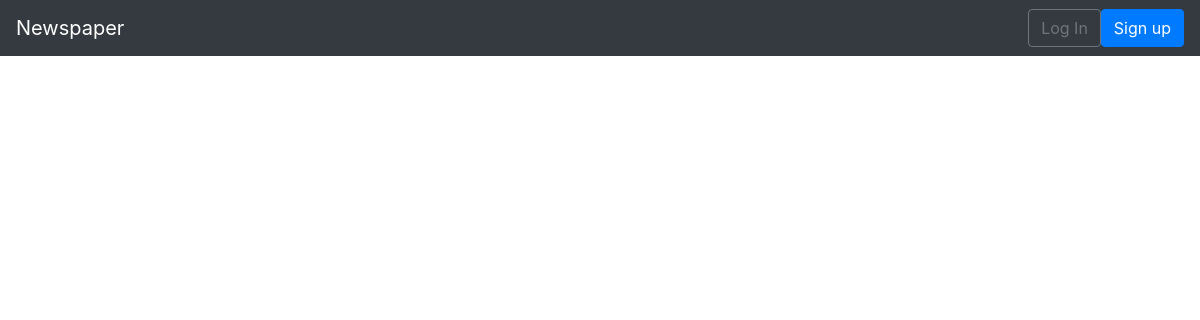
/articles/, run on an earlier commit of the app's database.
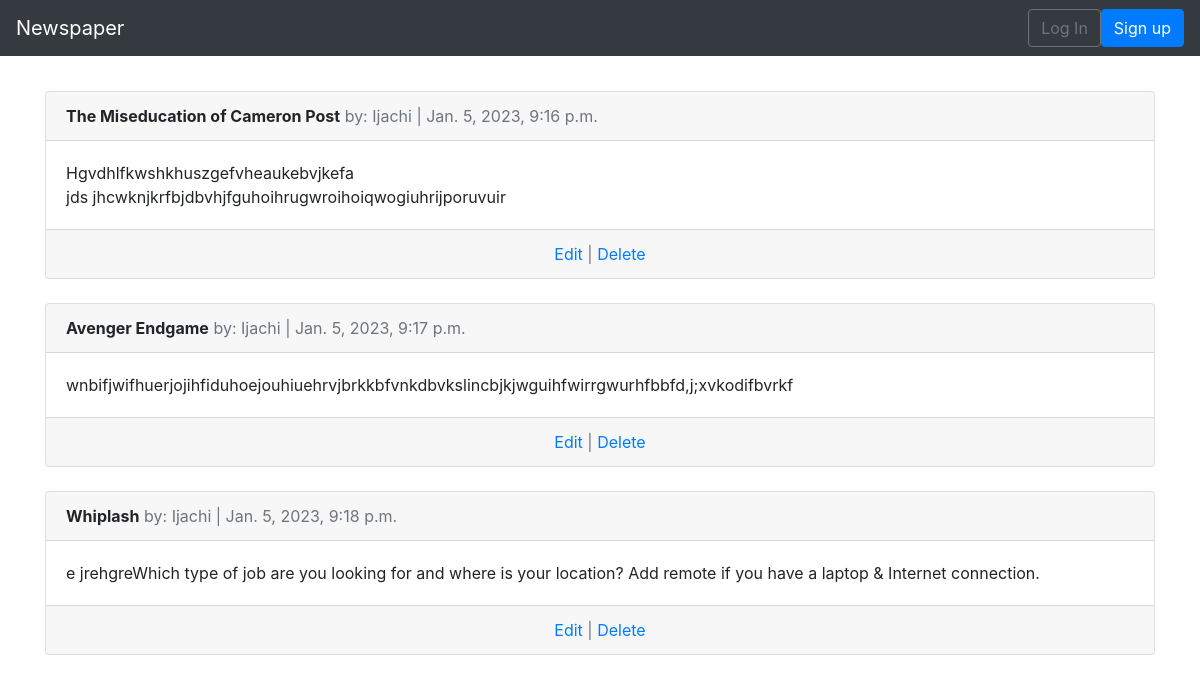
And on a later commit of the database.
### articles/models.py (models this page shows, shortened)
class Article(models.Model):
    title = models.CharField(max_length=255)
    body = models.TextField()
    date = models.DateTimeField(auto_now_add=True)
    author = models.ForeignKey(
        get_user_model(),
        on_delete=models.CASCADE,
    )

### users/models.py (models this page shows)
class CustomUser(AbstractUser):
    age = models.PositiveIntegerField(null=True, blank=True)

### articles/views.py (the view)
# urls.py: path("", ArticleListView.as_view(), name="article_list"),
class ArticleListView(ListView):
    model = Article
    template_name = "article_list.html"
    context_object_name = "article_list"

### templates/article_list.html
{% extends "base.html" %}
{% block content %}
    {% for article in article_list %}
        <div class="card">
            <div class="card-header">
                <span class="font-weight-bold">{{ article.title }}</span>
                <span class="text-muted">by: {{ article.author }} | {{ article.date }}</span>
            </div>
            <div class="card-body">
                {{ article.body|linebreaksbr }}
            </div>
            <div class="card-footer text-center text-muted">
                <a href="{% url 'article_edit' article.pk %}">Edit</a> | <a href="{% url 'article_delete' article.pk %}">Delete</a>
            </div>
        </div>
        <br>
    {% endfor %}
{% endblock content %}

### templates/base.html (shortened to what this page needs)
<!DOCTYPE html>
<html lang="en">
<head>
    <link rel="stylesheet" href="https://stackpath.bootstrapcdn.com/bootstrap/4.1.3/css/bootstrap.min.css">
</head>
<body>
    <nav class="navbar navbar-expand-md navbar-dark bg-dark mb-">
        <a class="navbar-brand" href="{% url 'home' %}">Newspaper</a>
            {% if user.is_authenticated %}
                <ul class="navbar-nav ml-auto">
                    <li class="nav-item">
                        <a class="nav-link dropdown-toggle" href="#" id="userMenu" data-toggle="dropdown" aria-haspopup="true" aria-expanded="false">
                            {{ user.username.title }}
                        </a>
                        <div class="dropdown-menu dropdown-menu-right" aria-labelledby="userMenu">
                            <a class="dropdown-item" href="{% url 'password_change'%}">
                                Change password
                            </a>
                            <div class="dropdown-divider"></div>
                            <a class="dropdown-item" href="{% url 'logout' %}">
                                Log Out
                            </a>
                        </div>
                    </li>
                </ul>
            {% else %}
                <form class="form-inline ml-auto">
                    <a href="{% url 'login' %}" class="btn btn-outline-secondary">
                        Log In
                    </a>
                    <a href="{% url 'signup' %}" class="btn btn-primary ml-">
                        Sign up
                    </a>
                </form>
            {% endif %}
    </nav>
    <div class="container" style="margin-top: 35px;">
        {% block content %}
        {% endblock content %}
    </div>
</body>
</html>

What changed in the data, as far as the page shows it:
added Article: title "The Miseducation of Cameron Post", author "Ijachi", date "Jan. 5, 2023, 9:16 p.m.", body "Hgvdhlfkwshkhuszgefvheaukebvjkefa jds jhcwknjkrfbjdbvhjfguhoihrugwroihoiqwogiuhrijporuvuir"
added Article: title "Avenger Endgame", author "Ijachi", date "Jan. 5, 2023, 9:17 p.m.", body "wnbifjwifhuerjojihfiduhoejouhiuehrvjbrkkbfvnkdbvkslincbjkjwguihfwirrgwurhfbbfd,j;xvkodifbvrkf"
added Article: title "Whiplash", author "Ijachi", date "Jan. 5, 2023, 9:18 p.m.", body "e jrehgreWhich type of job are you looking for and where is your location? Add remote if you have a laptop & Internet connection."
